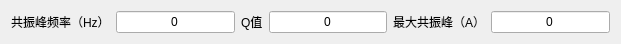
      <widget class="QWidget" name="layoutWidget">
       <property name="geometry">
        <rect>
         <x>10</x>
         <y>30</y>
         <width>621</width>
         <height>26</height>
        </rect>
       </property>
       <layout class="QGridLayout" name="gridLayout_dut_value">
        <item row="0" column="0">
         <widget class="QLabel" name="label_h_frequency">
          <property name="text">
           <string>共振峰频率（Hz）</string>
          </property>
         </widget>
        </item>
        <item row="0" column="1">
         <widget class="QLineEdit" name="lineEdit_h_frequency">
          <property name="text">
           <string>0</string>
          </property>
          <property name="alignment">
           <set>Qt::AlignCenter</set>
          </property>
         </widget>
        </item>
        <item row="0" column="2">
         <widget class="QLabel" name="label_Q_value">
          <property name="text">
           <string>Q值</string>
          </property>
         </widget>
        </item>
        <item row="0" column="3">
         <widget class="QLineEdit" name="lineEdit_Q_value">
          <property name="text">
           <string>0</string>
          </property>
          <property name="alignment">
           <set>Qt::AlignCenter</set>
          </property>
         </widget>
        </item>
        <item row="0" column="4">
         <widget class="QLabel" name="label_h_amplitude">
          <property name="text">
           <string>最大共振峰（A）</string>
          </property>
         </widget>
        </item>
        <item row="0" column="5">
         <widget class="QLineEdit" name="lineEdit_h_amplitude">
          <property name="text">
           <string>0</string>
          </property>
          <property name="alignment">
           <set>Qt::AlignCenter</set>
          </property>
         </widget>
        </item>
       </layout>
      </widget>
